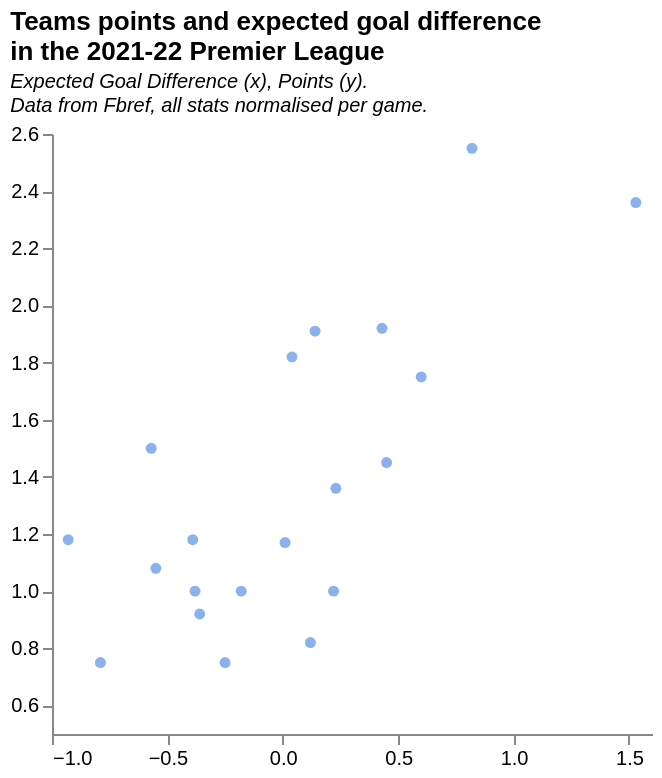

Write a Vega-Lite specification for this figure.
### Vega-Lite specification from a JSON file in a GitHub repository (floating-point values rounded to 4 significant figures)
{"$schema": "https://vega.github.io/schema/vega-lite/v5.json", "title": {"text": ["Teams points and expected goal difference", "in the 2021-22 Premier League"], "subtitle": ["Expected Goal Difference (x), Points (y).", "Data from Fbref, all stats normalised per game."], "subtitleFontStyle": "italic", "subtitleFontSize": 10, "anchor": "start", "color": "black"}, "config": {"background": "white", "view": {"stroke": "transparent"}}, "data": {"values": [{"Team": "Arsenal", "Points per Game": "2.55", "Expected Goal Difference per Game": "0.82"}, {"Team": "Manchester City", "Points per Game": "2.36", "Expected Goal Difference per Game": "1.53"}, {"Team": "Tottenham", "Points per Game": "1.92", "Expected Goal Difference per Game": "0.43"}, {"Team": "Newcastle Utd", "Points per Game": "1.75", "Expected Goal Difference per Game": "0.6"}, {"Team": "Chelsea", "Points per Game": "1.91", "Expected Goal Difference per Game": "0.14"}, {"Team": "Manchester Utd", "Points per Game": "1.82", "Expected Goal Difference per Game": "0.04"}, {"Team": "Fulham", "Points per Game": "1.5", "Expected Goal Difference per Game": "-0.57"}, {"Team": "Liverpool", "Points per Game": "1.45", "Expected Goal Difference per Game": "0.45"}, {"Team": "Brighton", "Points per Game": "1.36", "Expected Goal Difference per Game": "0.23"}, {"Team": "Brentford", "Points per Game": "1.17", "Expected Goal Difference per Game": "0.01"}, {"Team": "Everton", "Points per Game": "1.08", "Expected Goal Difference per Game": "-0.55"}, {"Team": "Crystal Palace", "Points per Game": "1.18", "Expected Goal Difference per Game": "-0.39"}, {"Team": "Bournemouth", "Points per Game": "1.18", "Expected Goal Difference per Game": "-0.93"}, {"Team": "Aston Villa", "Points per Game": "1.0", "Expected Goal Difference per Game": "-0.18"}, {"Team": "Southampton", "Points per Game": "1.0", "Expected Goal Difference per Game": "-0.38"}, {"Team": "Leicester City", "Points per Game": "0.92", "Expected Goal Difference per Game": "-0.36"}, {"Team": "West Ham", "Points per Game": "1.0", "Expected Goal Difference per Game": "0.22"}, {"Team": "Leeds United", "Points per Game": "0.82", "Expected Goal Difference per Game": "0.12"}, {"Team": "Wolves", "Points per Game": "0.75", "Expected Goal Difference per Game": "-0.25"}, {"Team": "Nott'ham Forest", "Points per Game": "0.75", "Expected Goal Difference per Game": "-0.79"}]}, "mark": {"type": "circle", "color": "#5b92e5", "opacity": 0.7}, "height": 300, "width": 300, "encoding": {"x": {"field": "Expected Goal Difference per Game", "type": "quantitative", "scale": {"domain": [-1, 1.6]}, "axis": {"grid": false}, "title": null}, "y": {"field": "Points per Game", "type": "quantitative", "scale": {"domain": [0.5, 2.6]}, "axis": {"grid": false}, "title": null}, "tooltip": [{"field": "Team", "type": "ordinal", "title": "Team"}, {"field": "Points per Game", "type": "quantitative", "title": "Points per Game", "format": ".2f"}, {"field": "Expected Goal Difference per Game", "type": "quantitative", "title": "Expected Goal Difference per Game", "format": ".2f"}]}}
